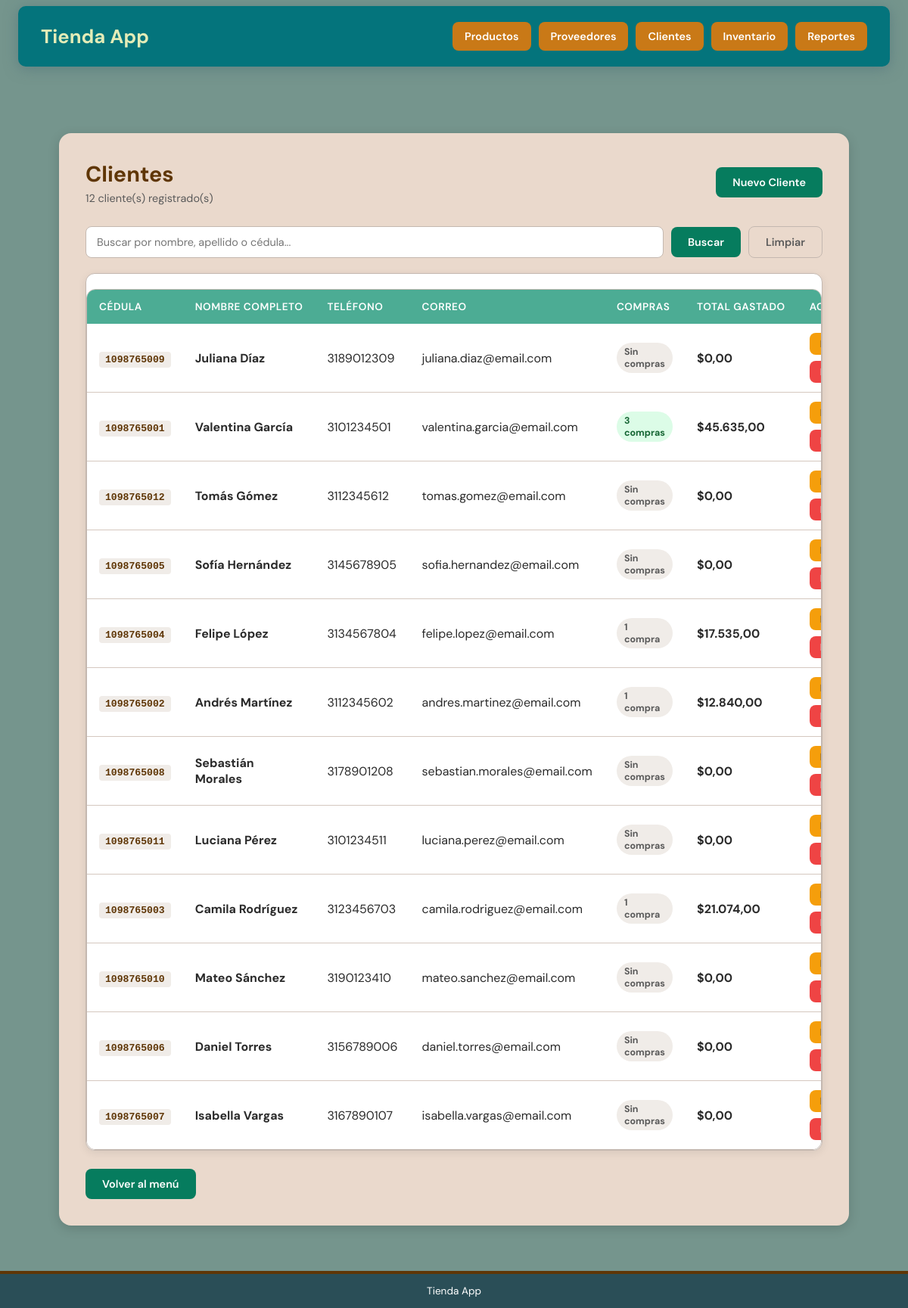
The page /clientes/lista_cliente.php on the database its author committed.
### tables this page shows
CREATE TABLE clientes (
    cedula    VARCHAR(15)  PRIMARY KEY,
    nombre    VARCHAR(60)  NOT NULL,
    apellido  VARCHAR(60)  NOT NULL,
    telefono  VARCHAR(15)  NOT NULL,
    correo    VARCHAR(100) NOT NULL
);

### clientes/lista_cliente.php (the view, shortened to what this page needs)
<?php
require_once '../conexion.php';
$busqueda = trim($_GET['buscar'] ?? '');
$sql = "SELECT cl.*,
               COUNT(DISTINCT v.id_venta) AS total_compras,
               COALESCE(SUM(v.total), 0) AS total_gastado
        FROM clientes cl
        LEFT JOIN ventas v ON v.cedula_cliente = cl.cedula
        WHERE 1=1";
$params = [];
$sql .= " GROUP BY cl.cedula ORDER BY cl.apellido, cl.nombre";
$stmt = $pdo->prepare($sql);
$stmt->execute($params);
$clientes = $stmt->fetchAll();
$total_clientes = count($clientes);
?>
<!DOCTYPE html>
<html lang="es">
<head>
  <link rel="stylesheet" href="../css/style.css">
</head>
<body class="pagina-interior">
<?php include '../includes/navbar.php'; ?>
<div class="app-layout">
  <main class="content">
    <div class="content-header">
      <div>
        <h1 class="content-title">Clientes</h1>
        <p class="content-subtitle"><?= $total_clientes ?> cliente(s) registrado(s)</p>
      </div>
      <a href="nuevo_cliente.php" class="btn">Nuevo Cliente</a>
    </div>
    <form method="GET" class="barra-busqueda">
      <div class="input-busqueda">
        <input type="text" name="buscar" placeholder="Buscar por nombre, apellido o cédula..."
               value="<?= htmlspecialchars($busqueda) ?>">
      </div>
      <button type="submit" class="btn">Buscar</button>
      <a href="lista_cliente.php" class="btn btn-contorno">Limpiar</a>
    </form>
    <?php if (empty($clientes)): ?>
      <div class="card">
        <div class="card-body">
          <div class="estado-vacio">
            <span class="icono-vacio">—</span>
            <p>No hay clientes registrados.</p>
            <a href="nuevo_cliente.php" class="btn">Agregar cliente</a>
          </div>
        </div>
      </div>
    <?php else: ?>
      <div class="card">
        <div class="tabla-wrapper">
          <table class="tabla">
            <thead>
              <tr>
                <th>Cédula</th>
                <th>Nombre completo</th>
                <th>Teléfono</th>
                <th>Correo</th>
                <th>Compras</th>
                <th>Total gastado</th>
                <th>Acciones</th>
              </tr>
            </thead>
            <tbody>
              <?php foreach ($clientes as $cl): ?>
              <tr>
                <td><span class="codigo-inline"><?= htmlspecialchars($cl['cedula']) ?></span></td>
                <td><strong><?= htmlspecialchars($cl['nombre'] . ' ' . $cl['apellido']) ?></strong></td>
                <td><?= htmlspecialchars($cl['telefono']) ?></td>
                <td><?= htmlspecialchars($cl['correo']) ?></td>
                <td>
                  <?php if ($cl['total_compras'] == 1): ?>
                    <span class="badge badge-secundario">1 compra</span>
                  <?php elseif ($cl['total_compras'] > 1): ?>
                    <span class="badge badge-exito"><?= $cl['total_compras'] ?> compras</span>
                  <?php else: ?>
                    <span class="badge badge-secundario">Sin compras</span>
                  <?php endif; ?>
                </td>
                <td><strong>$<?= number_format($cl['total_gastado'], 2, ',', '.') ?></strong></td>
                <td>
                  <div class="td-acciones">
                    <a href="editar_cliente.php?cedula=<?= urlencode($cl['cedula']) ?>"
                       class="btn btn-sm btn-advertencia">Editar</a>
                    <a href="eliminar_cliente.php?cedula=<?= urlencode($cl['cedula']) ?>"
                       class="btn btn-sm btn-peligro"
                       onclick="return confirm('¿Eliminar este cliente?')">Eliminar</a>
                  </div>
                </td>
              </tr>
              <?php endforeach; ?>
            </tbody>
          </table>
        </div>
      </div>
    <?php endif; ?>
    <a href="../index.php" class="btn-volver btn">Volver al menú</a>
  </main>
</div>
<footer class="footer">
  <p>Tienda App</p>
</footer>
</body>
</html>

### includes/navbar.php (shortened to what this page needs)
<?php
$carpeta = basename(dirname($_SERVER['PHP_SELF']));
$base = ($carpeta !== 'App_Tienda-main' && $carpeta !== '.') ? '../' : '';
?>
<div class="menu">
  <header>
    <a href="<?= $base ?>index.php" class="marca">Tienda App</a>
    <nav>
      <div class="nav-item">
        <span class="nav-link">Productos</span>
      </div>
      <div class="nav-item">
        <span class="nav-link">Proveedores</span>
      </div>
      <div class="nav-item">
        <span class="nav-link">Clientes</span>
      </div>
      <div class="nav-item">
        <span class="nav-link">Inventario</span>
      </div>
      <div class="nav-item">
        <span class="nav-link">Reportes</span>
      </div>
    </nav>
  </header>
</div>

### rows shown on the page
clientes: cedula "1098765009", nombre+apellido "Juliana Díaz", telefono "3189012309", correo "juliana.diaz@email.com", shows "Sin compras", total_gastado "0,00"
clientes: cedula "1098765001", nombre+apellido "Valentina García", telefono "3101234501", correo "valentina.garcia@email.com", total_compras "3", total_gastado "45.635,00"
clientes: cedula "1098765012", nombre+apellido "Tomás Gómez", telefono "3112345612", correo "tomas.gomez@email.com", shows "Sin compras", total_gastado "0,00"
clientes: cedula "1098765005", nombre+apellido "Sofía Hernández", telefono "3145678905", correo "sofia.hernandez@email.com", shows "Sin compras", total_gastado "0,00"
clientes: cedula "1098765004", nombre+apellido "Felipe López", telefono "3134567804", correo "felipe.lopez@email.com", shows "1 compra", total_gastado "17.535,00"
clientes: cedula "1098765002", nombre+apellido "Andrés Martínez", telefono "3112345602", correo "andres.martinez@email.com", shows "1 compra", total_gastado "12.840,00"
clientes: cedula "1098765008", nombre+apellido "Sebastián Morales", telefono "3178901208", correo "sebastian.morales@email.com", shows "Sin compras", total_gastado "0,00"
clientes: cedula "1098765011", nombre+apellido "Luciana Pérez", telefono "3101234511", correo "luciana.perez@email.com", shows "Sin compras", total_gastado "0,00"
clientes: cedula "1098765003", nombre+apellido "Camila Rodríguez", telefono "3123456703", correo "camila.rodriguez@email.com", shows "1 compra", total_gastado "21.074,00"
clientes: cedula "1098765010", nombre+apellido "Mateo Sánchez", telefono "3190123410", correo "mateo.sanchez@email.com", shows "Sin compras", total_gastado "0,00"
clientes: cedula "1098765006", nombre+apellido "Daniel Torres", telefono "3156789006", correo "daniel.torres@email.com", shows "Sin compras", total_gastado "0,00"
clientes: cedula "1098765007", nombre+apellido "Isabella Vargas", telefono "3167890107", correo "isabella.vargas@email.com", shows "Sin compras", total_gastado "0,00"

### other values the page prints
$total_clientes "12"
